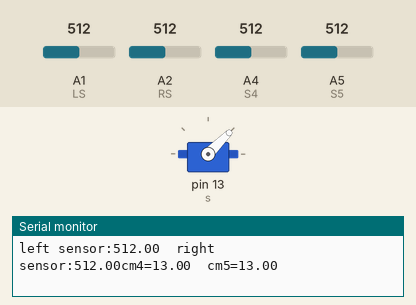
This sketch was run on a simulated Arduino Uno, built with avr-gcc and run on an emulated ATmega328P. Parts: servo, the last lines printed to the serial monitor. Inputs (shaded band) come from the test bench; at power-on: A5 (S5) = 512, A4 (S4) = 512, A1 (LS) = 512, A2 (RS) = 512.

Above: at 1.2 s.
1.3 s: A5 (S5) set to 178
3.6 s: A5 (S5) set to 146
At 4.1 s:
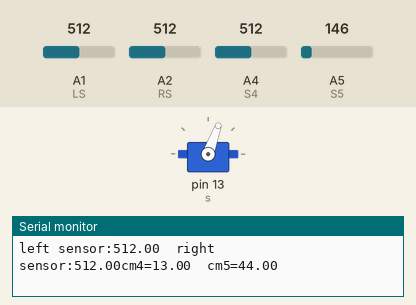
5.1 s: A4 (S4) set to 466
6.6 s: A4 (S4) set to 441
At 8.0 s:
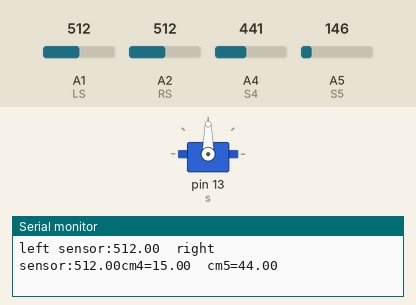
8.3 s: A4 (S4) set to 131
At 9.0 s:
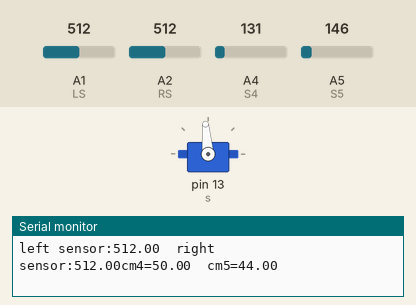
10.0 s: A4 (S4) set to 109
At 11.2 s:
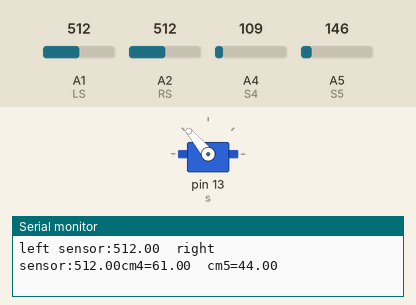
Timing chart, 0 to 12.7 s (numbered marks = the images above; inputs shaded):
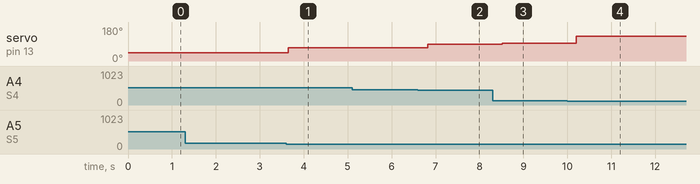

Measured:
- the behaviour switches between 162 and 161 on A5 (S5) (found by bisection; images 0 and 1)
- the behaviour switches between 454 and 453 on A4 (S4) (found by bisection; images 1 and 2)
- the behaviour switches between 119 and 118 on A4 (S4) (found by bisection; images 3 and 4)
- after the input at 3.6 s, servo on pin 13 (s): 45° → 70° after 0.05 s
- after the input at 6.6 s, servo on pin 13 (s): 70° → 90° after 0.22 s
- after the input at 8.3 s, servo on pin 13 (s): 90° → 95° after 0.21 s
- after the input at 10.0 s, servo on pin 13 (s): 95° → 130° after 0.21 s

The sketch:

IR_Kaoqiang2.ino
```cpp
#include<Servo.h>
//#define S1 A1
//#define S2 A2
#define S3 A3
#define S4 A4
#define S5 A5
#define LS A1
#define RS A2

const float down_val = 15 ;
const float up_val = 25;
const int average_count = 10;
//float cm1;
//float cm2;
float cm3;
float cm4;
float cm5;
float left_sensor;
float right_sensor;

Servo s;

void setup()
{
  Serial.begin(9600);
  //  pinMode(S1, INPUT);
  //  pinMode(S2, INPUT);
  pinMode(LS, INPUT);
  pinMode(RS, INPUT);
  pinMode(S4, INPUT);
  pinMode(S5, INPUT);
  s.attach(13);
  s.write(90);
}
void loop()
{
  // 灰度传感器检测黑带
  left_sensor = analogRead(LS);
  right_sensor = analogRead(RS);
  Serial.print("left sensor:");
  Serial.print(left_sensor);
  Serial.print("\t");
  Serial.print("right sensor:");
  Serial.print(right_sensor);
  //  if (left_sensor > 300 || right_sensor > 300 ) {
  if (0) {
    Track();
  }
  else {
    Avoidance();
  }
}

// 避障
void Avoidance() {
  //  cm1 = distance(S1, average_count);
  //  cm2 = distance(S2, average_count);
  //  cm3 = distance(S3, average_count);
  cm4 = distance(S4, average_count);
  cm5 = distance(S5, average_count);
  //  Serial.print("cm1=");
  //  Serial.print(cm1);
  //  Serial.print("\t");
  //  Serial.print("cm2=");
  //  Serial.print(cm2);
  //  Serial.print("\t");
  //  Serial.print("cm3=");
  //  Serial.print(cm3);
  //  Serial.print("\t");
  Serial.print("cm4=");
  Serial.print(cm4);
  Serial.print("\t");
  Serial.print("cm5=");
  Serial.print(cm5);
  Serial.println();

  if (cm4 > 55) {
    orientation(130);
    delay(1000);
    cm4 = distance(S4, average_count);
    if (cm4 > 65) {
      orientation(120);
      delay(500);
    }
  }
  else if (cm5 < 40) {
    orientation(45);
    delay(1000);
  }
  else if (cm4 > up_val) {
    orientation(95
    );
  }
  else if (cm4 < down_val) {
    orientation(70);
  }
  else {
    orientation(90);
  }
  //  delay(500);
}

// 转向
void orientation(int pos) {
  //  if (pos >= 90) {
  //    for (int i = 90; i <= pos; i++) {
  //      s.write(i);
  //      //延时的作用：舵机转动需要时间的
  //      delay(15);
  //    }
  //  }
  //  else if (pos < 90) {
  //    for (int i = 90; i >= pos; i--) {
  //      s.write(i);
  //      delay(15);
  //    }
  //  }
  s.write(pos);
  delay(200);
}

// 获取传感器距离
float distance(int pin, int average_count) {
  int sum = 0;
  for (int i = 0; i < average_count; i++) {
    int sensor_value = analogRead(pin);
    int distance_cm = pow(3027.4 / sensor_value, 1.2134);
    if (distance_cm > 60) {
      distance_cm = 60;
    }
    sum += distance_cm;
  }
  return (sum / average_count + 5);
}

// 循迹
void Track() {
  if (left_sensor - right_sensor > 50) {
    s.write(70);
    delay(200);
  }
  else if (right_sensor - left_sensor > 50 ) {
    s.write(110);
    delay(200);
  }
  else {
    s.write(90);
  }
}
```
